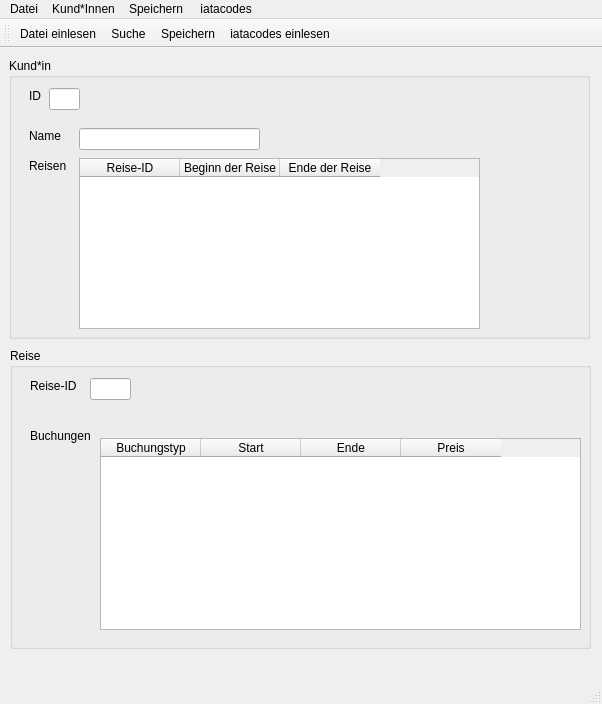
<?xml version="1.0" encoding="UTF-8"?>
<ui version="4.0">
 <class>TravelAgencyUI</class>
 <widget class="QMainWindow" name="TravelAgencyUI">
  <property name="geometry">
   <rect>
    <x>0</x>
    <y>0</y>
    <width>602</width>
    <height>704</height>
   </rect>
  </property>
  <property name="windowTitle">
   <string>TravelAgencyUI</string>
  </property>
  <widget class="QWidget" name="centralwidget">
   <widget class="QGroupBox" name="groupBox_Kunde">
    <property name="geometry">
     <rect>
      <x>9</x>
      <y>10</y>
      <width>581</width>
      <height>281</height>
     </rect>
    </property>
    <property name="title">
     <string>Kund*in</string>
    </property>
    <widget class="QLabel" name="label">
     <property name="geometry">
      <rect>
       <x>20</x>
       <y>30</y>
       <width>49</width>
       <height>16</height>
      </rect>
     </property>
     <property name="text">
      <string>ID</string>
     </property>
    </widget>
    <widget class="QLineEdit" name="lineEdit_ID">
     <property name="geometry">
      <rect>
       <x>40</x>
       <y>30</y>
       <width>31</width>
       <height>22</height>
      </rect>
     </property>
    </widget>
    <widget class="QLabel" name="label_2">
     <property name="geometry">
      <rect>
       <x>20</x>
       <y>70</y>
       <width>49</width>
       <height>16</height>
      </rect>
     </property>
     <property name="text">
      <string>Name</string>
     </property>
    </widget>
    <widget class="QLabel" name="label_3">
     <property name="geometry">
      <rect>
       <x>20</x>
       <y>100</y>
       <width>49</width>
       <height>16</height>
      </rect>
     </property>
     <property name="text">
      <string>Reisen</string>
     </property>
    </widget>
    <widget class="QLineEdit" name="lineEdit_Name">
     <property name="geometry">
      <rect>
       <x>70</x>
       <y>70</y>
       <width>181</width>
       <height>22</height>
      </rect>
     </property>
    </widget>
    <widget class="QTableWidget" name="tableWidget_Reisen">
     <property name="geometry">
      <rect>
       <x>70</x>
       <y>100</y>
       <width>401</width>
       <height>171</height>
      </rect>
     </property>
     <attribute name="verticalHeaderVisible">
      <bool>false</bool>
     </attribute>
     <attribute name="verticalHeaderHighlightSections">
      <bool>true</bool>
     </attribute>
     <column>
      <property name="text">
       <string>Reise-ID</string>
      </property>
     </column>
     <column>
      <property name="text">
       <string>Beginn der Reise</string>
      </property>
     </column>
     <column>
      <property name="text">
       <string>Ende der Reise</string>
      </property>
     </column>
    </widget>
   </widget>
   <widget class="QGroupBox" name="groupBox_Reise">
    <property name="geometry">
     <rect>
      <x>10</x>
      <y>300</y>
      <width>581</width>
      <height>301</height>
     </rect>
    </property>
    <property name="title">
     <string>Reise</string>
    </property>
    <widget class="QLabel" name="label_4">
     <property name="geometry">
      <rect>
       <x>20</x>
       <y>30</y>
       <width>49</width>
       <height>16</height>
      </rect>
     </property>
     <property name="text">
      <string>Reise-ID</string>
     </property>
    </widget>
    <widget class="QLineEdit" name="lineEdit_ReiseID">
     <property name="geometry">
      <rect>
       <x>80</x>
       <y>30</y>
       <width>41</width>
       <height>22</height>
      </rect>
     </property>
    </widget>
    <widget class="QLabel" name="label_5">
     <property name="geometry">
      <rect>
       <x>20</x>
       <y>80</y>
       <width>71</width>
       <height>16</height>
      </rect>
     </property>
     <property name="text">
      <string>Buchungen</string>
     </property>
    </widget>
    <widget class="QTableWidget" name="tableWidget_Buchungen">
     <property name="geometry">
      <rect>
       <x>90</x>
       <y>90</y>
       <width>481</width>
       <height>192</height>
      </rect>
     </property>
     <attribute name="verticalHeaderVisible">
      <bool>false</bool>
     </attribute>
     <column>
      <property name="text">
       <string>Buchungstyp</string>
      </property>
     </column>
     <column>
      <property name="text">
       <string>Start</string>
      </property>
     </column>
     <column>
      <property name="text">
       <string>Ende</string>
      </property>
     </column>
     <column>
      <property name="text">
       <string>Preis</string>
      </property>
     </column>
    </widget>
   </widget>
  </widget>
  <widget class="QMenuBar" name="menubar">
   <property name="geometry">
    <rect>
     <x>0</x>
     <y>0</y>
     <width>602</width>
     <height>22</height>
    </rect>
   </property>
   <widget class="QMenu" name="menuDatei">
    <property name="title">
     <string>Datei</string>
    </property>
    <addaction name="actionDatei_einlesen"/>
   </widget>
   <widget class="QMenu" name="menuKund_Innen">
    <property name="title">
     <string>Kund*Innen</string>
    </property>
    <addaction name="actionSuche"/>
   </widget>
   <widget class="QMenu" name="menuSpeichern">
    <property name="title">
     <string>Speichern</string>
    </property>
    <addaction name="action_iatacodes_einlesen"/>
    <addaction name="actionSpeichern"/>
   </widget>
   <widget class="QMenu" name="menu_iatacodes">
    <property name="title">
     <string> iatacodes</string>
    </property>
    <addaction name="action_iatacodes_einlesen"/>
   </widget>
   <addaction name="menuDatei"/>
   <addaction name="menuKund_Innen"/>
   <addaction name="menuSpeichern"/>
   <addaction name="menu_iatacodes"/>
  </widget>
  <widget class="QStatusBar" name="statusbar"/>
  <widget class="QToolBar" name="toolBar">
   <property name="windowTitle">
    <string>toolBar</string>
   </property>
   <attribute name="toolBarArea">
    <enum>TopToolBarArea</enum>
   </attribute>
   <attribute name="toolBarBreak">
    <bool>false</bool>
   </attribute>
   <addaction name="actionDatei_einlesen"/>
   <addaction name="actionSuche"/>
   <addaction name="actionSpeichern"/>
   <addaction name="action_iatacodes_einlesen"/>
  </widget>
  <action name="actionDatei_einlesen">
   <property name="icon">
    <iconset>
     <normaloff>import_icon.png</normaloff>import_icon.png</iconset>
   </property>
   <property name="text">
    <string>Datei einlesen</string>
   </property>
  </action>
  <action name="actionSuche">
   <property name="icon">
    <iconset>
     <normaloff>search.png</normaloff>search.png</iconset>
   </property>
   <property name="text">
    <string>Suche</string>
   </property>
  </action>
  <action name="actionSpeichern">
   <property name="icon">
    <iconset>
     <normaloff>speichern.jpg</normaloff>speichern.jpg</iconset>
   </property>
   <property name="text">
    <string>Speichern</string>
   </property>
  </action>
  <action name="action_iatacodes_einlesen">
   <property name="icon">
    <iconset>
     <normaloff>iatacodes.jpeg</normaloff>iatacodes.jpeg</iconset>
   </property>
   <property name="text">
    <string> iatacodes einlesen</string>
   </property>
  </action>
 </widget>
 <resources/>
 <connections/>
</ui>
